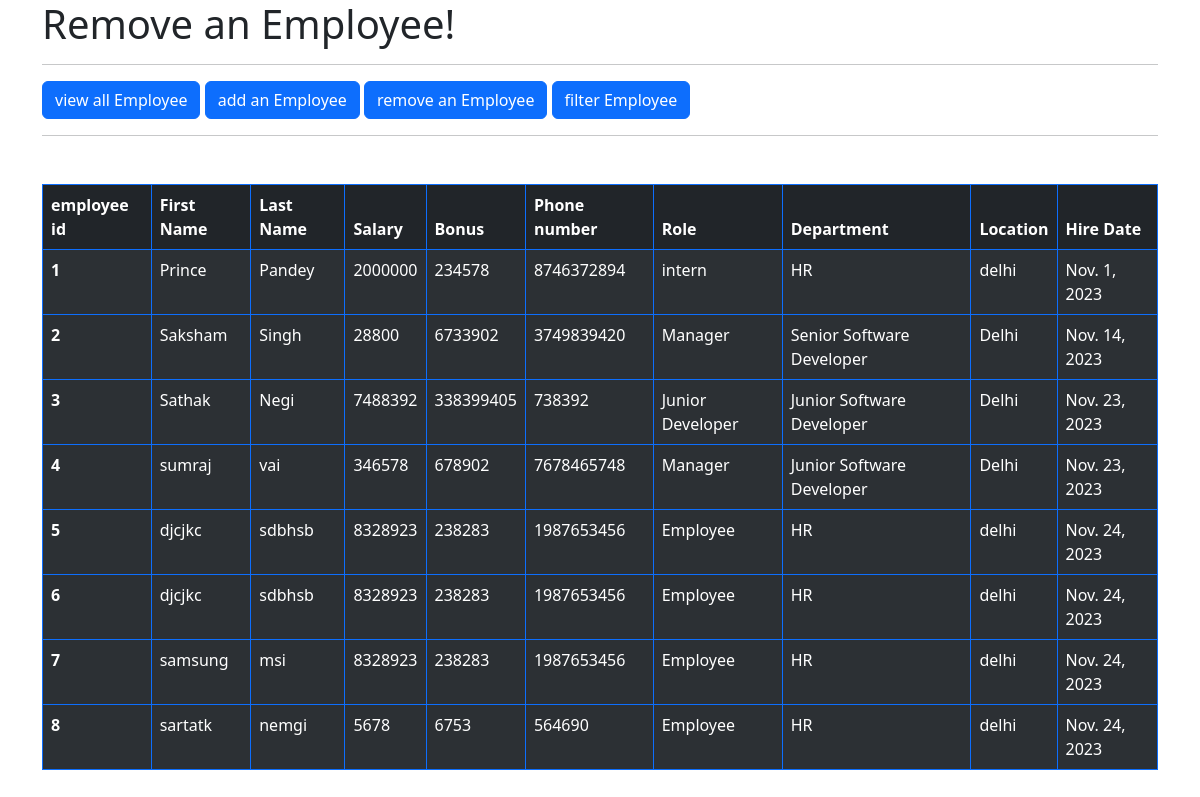
The page /all_emp on the database as committed earlier.
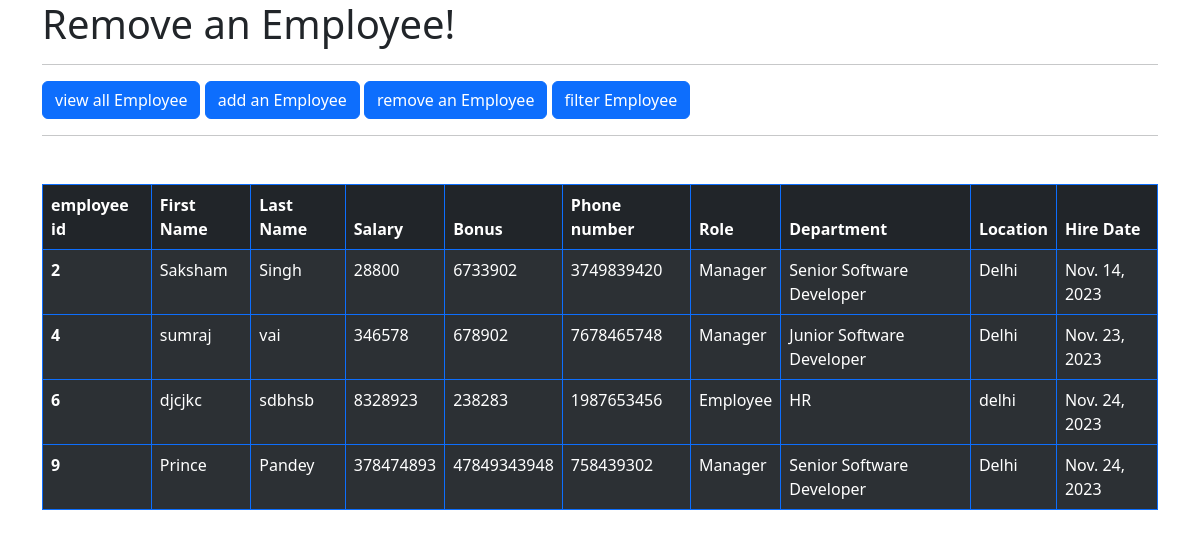
The same page on the database as committed later.
### Emplyee_app/models.py (models this page shows, shortened)
class Employee(models.Model):
    first_name = models.CharField(max_length=100, null=False)
    last_name = models.CharField(max_length =100)
    dept = models.ForeignKey(Department, on_delete=models.CASCADE)
    salary = models.IntegerField(default=0)
    bonus = models.IntegerField(default=0)
    role = models.ForeignKey(Role,on_delete=models.CASCADE)
    phone = models.IntegerField(default=0)
    hire_date = models.DateField()

class Role(models.Model):
    name = models.CharField(max_length=100, null=False)

class Department(models.Model):
    name = models.CharField(max_length=100, null=False)
    location = models.CharField(max_length=100)

### Emplyee_app/views.py (the view)
# urls.py: path('all_emp',views.all_emp, name = 'all_emp'),
def all_emp(request):
    emp = Employee.objects.all()
    context = {
        'emp': emp
    }
    return render(request,'all_emp.html',context)

### Emplyee_app/templates/all_emp.html (shortened to what this page needs)
{% extends 'base.html'%}
{%block body%}
        <table class="table table-dark table-striped table-bordered border-primary mt-5">
            <thead>
              <tr>
                <th scope="col">employee id</th>
                <th scope="col">First Name</th>
                <th scope="col">Last Name</th>
                <th scope="col">Salary</th>
                <th scope="col">Bonus</th>
                <th scope="col">Phone number</th>
                <th scope="col">Role</th>
                <th scope="col">Department</th>
                <th scope="col">Location</th>
                <th scope="col">Hire Date</th>
              </tr>
            </thead>
            {% for emp in emp%}
            <tbody>
                <tr>
                    <th scope="row">{{emp.id}}</th>
                    <td>{{emp.first_name}}</td>
                    <td>{{emp.last_name}}</td>
                    <td>{{emp.salary}}</td>
                    <td>{{emp.bonus}}</td>
                    <td>{{emp.phone}}</td>
                    <td>{{emp.role.name}}</td>
                    <td>{{emp.dept.name}}</td>
                    <td>{{emp.dept.location}}</td>
                    <td>{{emp.hire_date}}</td>
                </tr>
                {% endfor %}
            </tbody>
          </table>
{%endblock%}

Rows that differ between the two databases and show on the page:
removed Employee: id "1", first_name "Prince", last_name "Pandey", salary "2000000", bonus "234578", phone "8746372894", role.name "intern", dept.name "HR", dept.location "delhi", hire_date "Nov. 1, 2023"
removed Employee: id "3", first_name "Sathak", last_name "Negi", salary "7488392", bonus "338399405", phone "738392", role.name "Junior Developer", dept.name "Junior Software Developer", dept.location "Delhi", hire_date "Nov. 23, 2023"
removed Employee: id "5", first_name "djcjkc", last_name "sdbhsb", salary "8328923", bonus "238283", phone "1987653456", role.name "Employee", dept.name "HR", dept.location "delhi", hire_date "Nov. 24, 2023"
removed Employee: id "7", first_name "samsung", last_name "msi", salary "8328923", bonus "238283", phone "1987653456", role.name "Employee", dept.name "HR", dept.location "delhi", hire_date "Nov. 24, 2023"
removed Employee: id "8", first_name "sartatk", last_name "nemgi", salary "5678", bonus "6753", phone "564690", role.name "Employee", dept.name "HR", dept.location "delhi", hire_date "Nov. 24, 2023"
added Employee: id "9", first_name "Prince", last_name "Pandey", salary "378474893", bonus "47849343948", phone "758439302", role.name "Manager", dept.name "Senior Software Developer", dept.location "Delhi", hire_date "Nov. 24, 2023"
